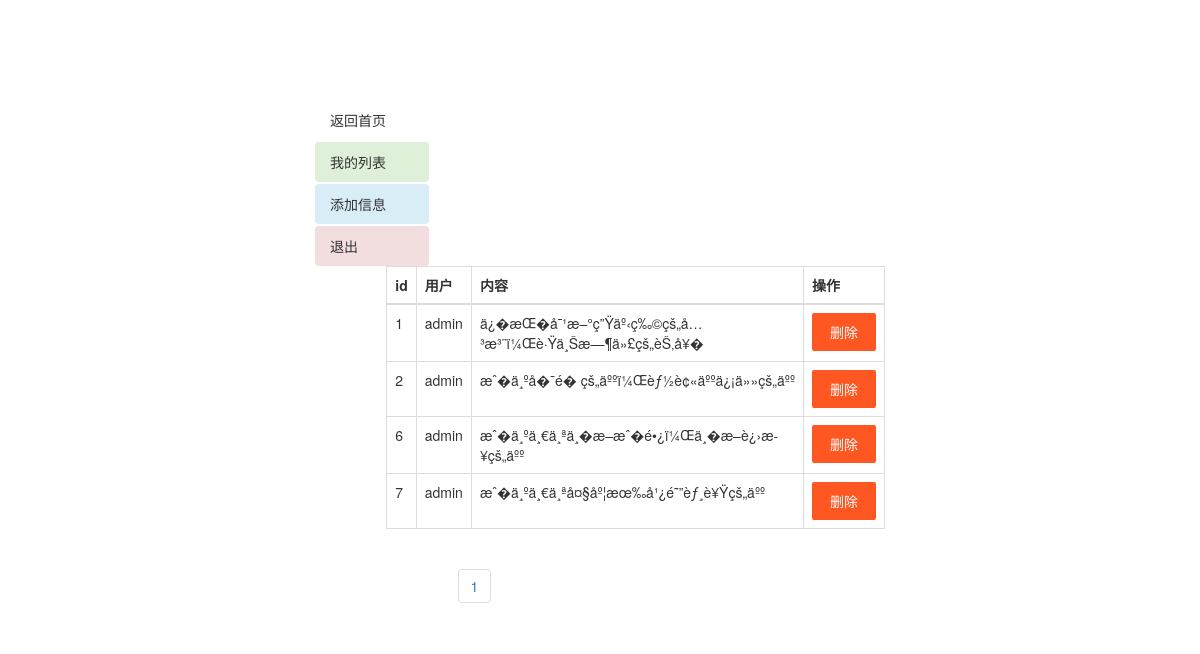
Page /admin/index.php (signed in) on the committed database.
### tables this page shows
CREATE TABLE IF NOT EXISTS `message` (
  `id` int(11) NOT NULL AUTO_INCREMENT,
  `user` varchar(10) NOT NULL,
  `message` varchar(100) NOT NULL,
  `time` timestamp NOT NULL DEFAULT CURRENT_TIMESTAMP ON UPDATE CURRENT_TIMESTAMP,
  PRIMARY KEY (`id`)
);

### admin/index.php (the view, shortened to what this page needs)
<?php
$name=$_COOKIE['username'];
?>
<!DOCTYPE html>
<html>
<head><script src="../js/jquery.js"></script>
		<link href="../css/bootstrap.css" rel="stylesheet">
		<link href="../css/layui.css" rel="stylesheet">
</head>
<body >
<div class="layui-col-md3" style="float: left;height: 100%;"> </div>
	<div class="container  layui-col-md6 " style="top: 100px">
<ul class="nav nav-pills nav-stacked" style="float: left;width: 20%;">
  <li class="class="bg-primary text-white""><a href="../index.php">返回首页</a></li>
  <li><a href="index.php" class="bg-success text-white">我的列表</a></li>
  <li><a href="add.php" class="bg-info text-white">添加信息</a></li>
  <li><a href="tuichu.php" class="bg-danger text-white">退出</a></li>
</ul>
<table class="table table-bordered" style="float: right;width: 75%;margin-left: : 10px;">
			<tr><thead><th>id</th>
<th>用户</th>
<th>内容</th>
<th>操作</th></thead>
			</tr>
			<?php
include "page.php";
$sql = "SELECT * FROM message  WHERE `user`='$name' order by id";
$page = new Page('',$sql,$_GET['page'],5,"?page=");
$rows = $page->list;
foreach($rows as $row)
{
 echo '<tr>';
		echo "<td>{$row["id"]}</td>";
echo "<td>{$row["user"]}</td>";
echo "<td>{$row["message"]}</td>";
		echo "<td><div class='btn-group'>
<a href='shanchu.php?id={$row["id"]}'><button type='button' class='layui-btn layui-btn-danger'>删除</button></a>
		</td>";
		echo '</tr>';
}
			?>
		</table>
	<div style="float:right;width: 75%;">
		<ul class="pagination">
			<li>
<?php
echo $page->getPageList();
?></li>
</ul>
</div>
	</div>
</body>
</html>

### css/layui.css (style rules this page uses)
.layui-rate,li { list-style:none }
.layui-btn,.layui-edge,.layui-inline,img { vertical-align:middle }
.layui-btn,.layui-disabled,.layui-icon,.layui-unselect { -webkit-user-select:none;-ms-user-select:none;-moz-user-select:none }
blockquote,body,button,dd,div,dl,dt,form,h1,h2,h3,h4,h5,h6,input,li,ol,p,pre,td,textarea,th,ul { margin:0;padding:0;-webkit-tap-highlight-color:rgba(0,0,0,0) }
table { border-collapse:collapse;border-spacing:0 }
button,input,optgroup,option,select,textarea { font-family:inherit;font-size:inherit;font-style:inherit;font-weight:inherit;outline:0 }
body { line-height:24px;font:14px Helvetica Neue,Helvetica,PingFang SC,\5FAE\8F6F\96C5\9ED1,Tahoma,Arial,sans-serif }
a { color:#333;text-decoration:none }
.layui-col-lg1,.layui-col-lg10,.layui-col-lg11,.layui-col-lg12,.layui-col-lg2,.layui-col-lg3,.layui-col-lg4,.layui-col-lg5,.layui-col-lg6,.layui-col-lg7,.layui-col-lg8,.layui-col-lg9,.layui-col-md1,.layui-col-md10,.layui-col-md11,.layui-col-md12,.layui-col-md2,.layui-col-md3,.layui-col-md4,.layui-col-md5,.layui-col-md6,.layui-col-md7,.layui-col-md8,.layui-col-md9,.layui-col-sm1,.layui-col-sm10,.layui-col-sm11,.layui-col-sm12,.layui-col-sm2,.layui-col-sm3,.layui-col-sm4,.layui-col-sm5,.layui-col-sm6,.layui-col-sm7,.layui-col-sm8,.layui-col-sm9,.layui-col-xs1,.layui-col-xs10,.layui-col-xs11,.layui-col-xs12,.layui-col-xs2,.layui-col-xs3,.layui-col-xs4,.layui-col-xs5,.layui-col-xs6,.layui-col-xs7,.layui-col-xs8,.layui-col-xs9 { position:relative;display:block;box-sizing:border-box }
@media screen and (min-width:992px) { .layui-col-md1,.layui-col-md10,.layui-col-md11,.layui-col-md12,.layui-col-md2,.layui-col-md3,.layui-col-md4,.layui-col-md5,.layui-col-md6,.layui-col-md7,.layui-col-md8,.layui-col-md9 { float:left } }
@media screen and (min-width:992px) { .layui-col-md3 { width:25% } }
@media screen and (min-width:992px) { .layui-col-md6 { width:50% } }
.layui-btn,.layui-input,.layui-select,.layui-textarea,.layui-upload-button { outline:0;-webkit-appearance:none;transition:all .3s;-webkit-transition:all .3s;box-sizing:border-box }
.layui-btn { display:inline-block;height:38px;line-height:38px;padding:0 18px;background-color:#009688;color:#fff;white-space:nowrap;text-align:center;font-size:14px;border:none;border-radius:2px;cursor:pointer }
.layui-btn-danger { background-color:#FF5722 }

### admin/index.php (style rules this page uses)
html,body { height:100% }

### rows in the picture
message: id "1", user "admin", message "ä¿�æŒ�å¯¹æ–°ç”Ÿäº‹ç‰©çš„å…³æ³¨ï¼Œè·Ÿä¸Šæ—¶ä»£çš„èŠ‚å¥�"
message: id "2", user "admin", message "æˆ�ä¸ºå�¯é� çš„äººï¼Œèƒ½è¢«äººä¿¡ä»»çš„äºº"
message: id "6", user "admin", message "æˆ�ä¸ºä¸€ä¸ªä¸�æ–­æˆ�é•¿ï¼Œä¸�æ–­è¿›æ­¥çš„äºº"
message: id "7", user "admin", message "æˆ�ä¸ºä¸€ä¸ªå¤§åº¦æœ‰å¹¿é˜”èƒ¸è¥Ÿçš„äºº"
